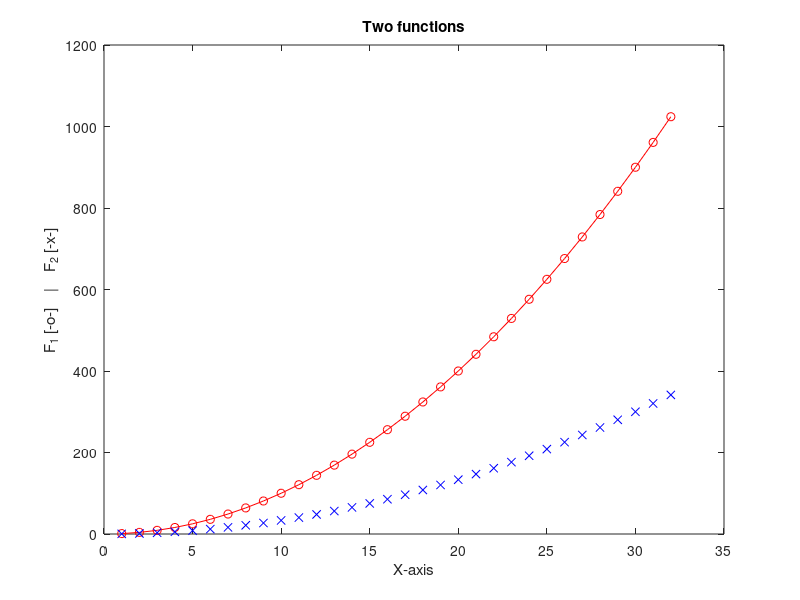

The MATLAB source for this figure:
%Aysel Taghizade 
%20251367 - id
%EDIfu 25/1 - s.group
%09/11/2026


x_vals = linspace(1, 32, 32);
y_vals = x_vals .^ 2;

plot(x_vals, y_vals, 'o-r', x_vals, y_vals ./ 3, 'xb')
title('Two functions')
xlabel('X-axis')
ylabel('F_1 [-o-]    |    F_2 [-x-]')



num = 7;
vec = (num + 1) : 0.5 : (num + 4);

mat = [num, num + 1, num + 2; 
    num + 3, num + 4, num + 5; 
    num + 6, num + 7, num + 8];

val_a = mat(3, 2);
block_b = mat(2:3, 1:2);
corners_c = mat([1, 3], [1, 3]);

combined_matrix = [mat; vec(1:3)];
